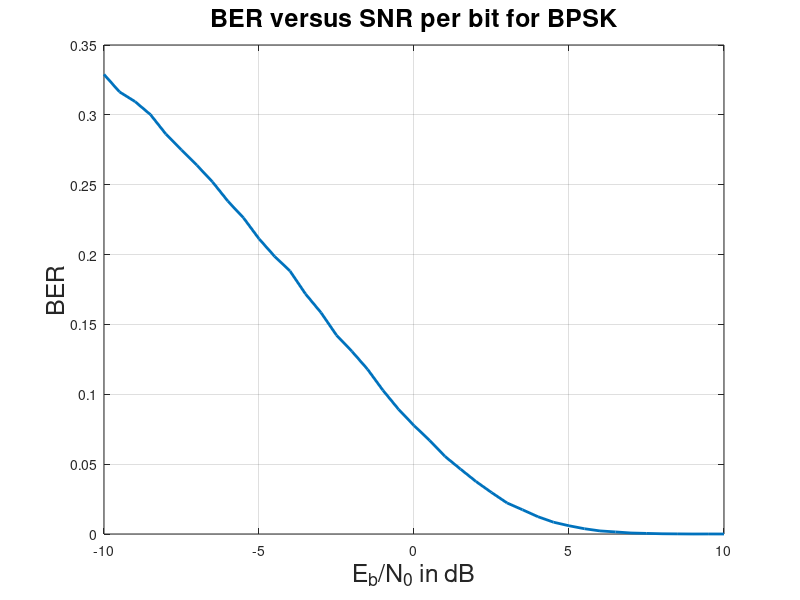

The MATLAB source for this figure:
% Plots BER versus E_b/N_0 for BPSK modulation

N=100000;
EbN0dB = -10:0.5:10;
len = length(EbN0dB);
BER = zeros(1,len);

for ii = 1:len
  % Random binary sequence 
  b = randi(2,1,N)-1;
  
  N0 = power(10, -0.1*EbN0dB(ii));
  w = sqrt(N0/2) * randn(1,N);
  
  % BPSK modulation
  s = 2*b-1;
  % AWGN channel
  x = s+w;
  %BPSK detection
  bhat = (x >=0);
  
  BER(ii) = sum(bhat != b)/N;
end  

plot(EbN0dB, BER,"linewidth",2)
xlabel('E_b/N_0 in dB',"fontsize",18)
ylabel('BER',"fontsize",18)
grid on
title('BER versus SNR per bit for BPSK',"fontsize",18)
